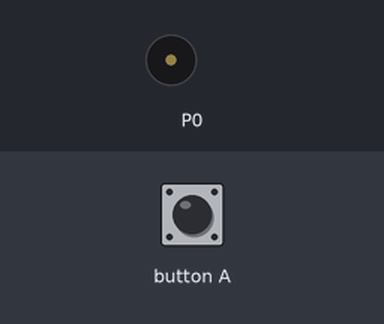
Simulated run of this program. Board: BBC micro:bit (MakeCode). Parts: buzzer (waves = sounding). Inputs (shaded band) come from the test bench.

Above: at 1.2 s.
1.3 s: button A pressed for 0.15 s
At 8.4 s:
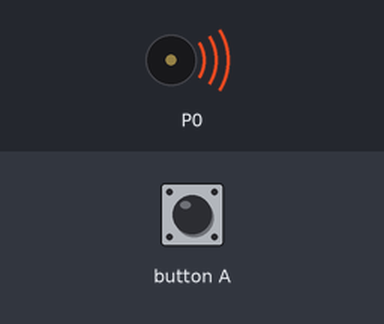
Timing chart, 0 to 10.4 s (numbered marks = the images above; inputs shaded):
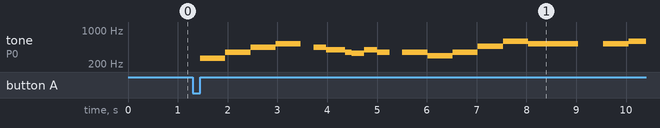

Measured:
- after the input at 1.3 s, tone on P0: plays 262 Hz for 0.51 s, 349 Hz for 0.51 s, 440 Hz for 0.51 s, 523 Hz for 0.50 s, 440 Hz for 0.26 s, 392 Hz for 0.38 s … (18 notes in this stretch), starting after 0.15 s

The program:

main.ts
```typescript
input.onButtonPressed(Button.A, function () {
    music.setVolume(200)
    music.setTempo(120)
    music.play(music.tonePlayable(262, music.beat(BeatFraction.Whole)), music.PlaybackMode.UntilDone)
    music.play(music.tonePlayable(349, music.beat(BeatFraction.Whole)), music.PlaybackMode.UntilDone)
    music.play(music.tonePlayable(440, music.beat(BeatFraction.Whole)), music.PlaybackMode.UntilDone)
    music.play(music.tonePlayable(523, music.beat(BeatFraction.Whole)), music.PlaybackMode.UntilDone)
    music.rest(music.beat(BeatFraction.Half))
    music.play(music.tonePlayable(440, music.beat(BeatFraction.Half)), music.PlaybackMode.UntilDone)
    music.play(music.tonePlayable(392, music.beat(BeatFraction.Half) + music.beat(BeatFraction.Quarter)), music.PlaybackMode.UntilDone)
    music.play(music.tonePlayable(349, music.beat(BeatFraction.Quarter)), music.PlaybackMode.UntilDone)
    music.play(music.tonePlayable(330, music.beat(BeatFraction.Half)), music.PlaybackMode.UntilDone)
    music.play(music.tonePlayable(392, music.beat(BeatFraction.Half)), music.PlaybackMode.UntilDone)
    music.play(music.tonePlayable(349, music.beat(BeatFraction.Half)), music.PlaybackMode.UntilDone)
    music.rest(music.beat(BeatFraction.Half))
    music.play(music.tonePlayable(349, music.beat(BeatFraction.Whole)), music.PlaybackMode.UntilDone)
    music.play(music.tonePlayable(294, music.beat(BeatFraction.Whole)), music.PlaybackMode.UntilDone)
    music.play(music.tonePlayable(349, music.beat(BeatFraction.Whole)), music.PlaybackMode.UntilDone)
    music.play(music.tonePlayable(466, music.beat(BeatFraction.Whole)), music.PlaybackMode.UntilDone)
    music.play(music.tonePlayable(587, music.beat(BeatFraction.Whole)), music.PlaybackMode.UntilDone)
    music.play(music.tonePlayable(523, music.beat(BeatFraction.Double)), music.PlaybackMode.UntilDone)
    music.rest(music.beat(BeatFraction.Whole))
    music.play(music.tonePlayable(523, music.beat(BeatFraction.Whole)), music.PlaybackMode.UntilDone)
    music.play(music.tonePlayable(587, music.beat(BeatFraction.Whole)), music.PlaybackMode.UntilDone)
    music.play(music.tonePlayable(440, music.beat(BeatFraction.Whole)), music.PlaybackMode.UntilDone)
    music.play(music.tonePlayable(523, music.beat(BeatFraction.Whole)), music.PlaybackMode.UntilDone)
    music.play(music.tonePlayable(392, music.beat(BeatFraction.Whole)), music.PlaybackMode.UntilDone)
    music.play(music.tonePlayable(440, music.beat(BeatFraction.Half) + music.beat(BeatFraction.Quarter)), music.PlaybackMode.UntilDone)
    music.play(music.tonePlayable(349, music.beat(BeatFraction.Quarter)), music.PlaybackMode.UntilDone)
    music.play(music.tonePlayable(330, music.beat(BeatFraction.Half)), music.PlaybackMode.UntilDone)
    music.play(music.tonePlayable(349, music.beat(BeatFraction.Half)), music.PlaybackMode.UntilDone)
    music.play(music.tonePlayable(392, music.beat(BeatFraction.Whole)), music.PlaybackMode.UntilDone)
    music.play(music.tonePlayable(440, music.beat(BeatFraction.Whole)), music.PlaybackMode.UntilDone)
    music.play(music.tonePlayable(523, music.beat(BeatFraction.Whole)), music.PlaybackMode.UntilDone)
    music.play(music.tonePlayable(440, music.beat(BeatFraction.Whole)), music.PlaybackMode.UntilDone)
    music.play(music.tonePlayable(349, music.beat(BeatFraction.Whole)), music.PlaybackMode.UntilDone)
    music.play(music.tonePlayable(392, music.beat(BeatFraction.Whole)), music.PlaybackMode.UntilDone)
    music.play(music.tonePlayable(262, music.beat(BeatFraction.Double)), music.PlaybackMode.UntilDone)
    music.rest(music.beat(BeatFraction.Whole))
    music.play(music.tonePlayable(349, music.beat(BeatFraction.Half)), music.PlaybackMode.UntilDone)
    music.play(music.tonePlayable(392, music.beat(BeatFraction.Half)), music.PlaybackMode.UntilDone)
    music.play(music.tonePlayable(440, music.beat(BeatFraction.Half)), music.PlaybackMode.UntilDone)
    music.stopAllSounds()
    music.play(music.tonePlayable(440, music.beat(BeatFraction.Half)), music.PlaybackMode.UntilDone)
    music.play(music.tonePlayable(349, music.beat(BeatFraction.Whole)), music.PlaybackMode.UntilDone)
    music.play(music.tonePlayable(294, music.beat(BeatFraction.Whole)), music.PlaybackMode.UntilDone)
    music.play(music.tonePlayable(392, music.beat(BeatFraction.Whole)), music.PlaybackMode.UntilDone)
    music.play(music.tonePlayable(349, music.beat(BeatFraction.Half) + music.beat(BeatFraction.Quarter)), music.PlaybackMode.UntilDone)
    music.play(music.tonePlayable(330, music.beat(BeatFraction.Quarter)), music.PlaybackMode.UntilDone)
    music.play(music.tonePlayable(349, music.beat(BeatFraction.Half)), music.PlaybackMode.UntilDone)
    music.play(music.tonePlayable(392, music.beat(BeatFraction.Half)), music.PlaybackMode.UntilDone)
    music.play(music.tonePlayable(440, music.beat(BeatFraction.Whole)), music.PlaybackMode.UntilDone)
    music.play(music.tonePlayable(523, music.beat(BeatFraction.Whole)), music.PlaybackMode.UntilDone)
    music.play(music.tonePlayable(587, music.beat(BeatFraction.Whole)), music.PlaybackMode.UntilDone)
    music.play(music.tonePlayable(523, music.beat(BeatFraction.Whole)), music.PlaybackMode.UntilDone)
    music.play(music.tonePlayable(440, music.beat(BeatFraction.Whole)), music.PlaybackMode.UntilDone)
    music.play(music.tonePlayable(349, music.beat(BeatFraction.Whole)), music.PlaybackMode.UntilDone)
    music.play(music.tonePlayable(392, music.beat(BeatFraction.Double)), music.PlaybackMode.UntilDone)
    music.rest(music.beat(BeatFraction.Whole))
    music.play(music.tonePlayable(392, music.beat(BeatFraction.Whole)), music.PlaybackMode.UntilDone)
    music.play(music.tonePlayable(523, music.beat(BeatFraction.Whole)), music.PlaybackMode.UntilDone)
    music.stopAllSounds()
    music.play(music.tonePlayable(523, music.beat(BeatFraction.Half)), music.PlaybackMode.UntilDone)
    music.play(music.tonePlayable(440, music.beat(BeatFraction.Half)), music.PlaybackMode.UntilDone)
    music.play(music.tonePlayable(392, music.beat(BeatFraction.Whole)), music.PlaybackMode.UntilDone)
    music.play(music.tonePlayable(523, music.beat(BeatFraction.Half)), music.PlaybackMode.UntilDone)
    music.play(music.tonePlayable(587, music.beat(BeatFraction.Half)), music.PlaybackMode.UntilDone)
    music.play(music.tonePlayable(659, music.beat(BeatFraction.Whole)), music.PlaybackMode.UntilDone)
    music.stopAllSounds()
    music.play(music.tonePlayable(659, music.beat(BeatFraction.Half)), music.PlaybackMode.UntilDone)
    music.play(music.tonePlayable(587, music.beat(BeatFraction.Half)), music.PlaybackMode.UntilDone)
    music.play(music.tonePlayable(523, music.beat(BeatFraction.Whole)), music.PlaybackMode.UntilDone)
    music.play(music.tonePlayable(494, music.beat(BeatFraction.Whole)), music.PlaybackMode.UntilDone)
    music.play(music.tonePlayable(440, music.beat(BeatFraction.Whole)), music.PlaybackMode.UntilDone)
    music.play(music.tonePlayable(587, music.beat(BeatFraction.Whole)), music.PlaybackMode.UntilDone)
    music.play(music.tonePlayable(523, music.beat(BeatFraction.Whole)), music.PlaybackMode.UntilDone)
    music.play(music.tonePlayable(494, music.beat(BeatFraction.Whole)), music.PlaybackMode.UntilDone)
    music.play(music.tonePlayable(523, music.beat(BeatFraction.Double)), music.PlaybackMode.UntilDone)
    music.rest(music.beat(BeatFraction.Whole))
    music.play(music.tonePlayable(587, music.beat(BeatFraction.Whole)), music.PlaybackMode.UntilDone)
    music.play(music.tonePlayable(523, music.beat(BeatFraction.Whole) + music.beat(BeatFraction.Half)), music.PlaybackMode.UntilDone)
    music.play(music.tonePlayable(466, music.beat(BeatFraction.Half)), music.PlaybackMode.UntilDone)
    music.play(music.tonePlayable(440, music.beat(BeatFraction.Whole)), music.PlaybackMode.UntilDone)
    music.play(music.tonePlayable(392, music.beat(BeatFraction.Whole)), music.PlaybackMode.UntilDone)
    music.stopAllSounds()
    music.play(music.tonePlayable(392, music.beat(BeatFraction.Whole)), music.PlaybackMode.UntilDone)
    music.play(music.tonePlayable(349, music.beat(BeatFraction.Whole)), music.PlaybackMode.UntilDone)
    music.rest(music.beat(BeatFraction.Whole))
    music.play(music.tonePlayable(392, music.beat(BeatFraction.Whole)), music.PlaybackMode.UntilDone)
    music.play(music.tonePlayable(440, music.beat(BeatFraction.Whole) + music.beat(BeatFraction.Half)), music.PlaybackMode.UntilDone)
    music.play(music.tonePlayable(349, music.beat(BeatFraction.Half)), music.PlaybackMode.UntilDone)
    music.play(music.tonePlayable(466, music.beat(BeatFraction.Whole)), music.PlaybackMode.UntilDone)
    music.play(music.tonePlayable(440, music.beat(BeatFraction.Whole)), music.PlaybackMode.UntilDone)
    music.play(music.tonePlayable(392, music.beat(BeatFraction.Double)), music.PlaybackMode.UntilDone)
    music.rest(music.beat(BeatFraction.Whole))
    music.play(music.tonePlayable(440, music.beat(BeatFraction.Whole)), music.PlaybackMode.UntilDone)
    music.play(music.tonePlayable(466, music.beat(BeatFraction.Whole) + music.beat(BeatFraction.Half)), music.PlaybackMode.UntilDone)
    music.play(music.tonePlayable(523, music.beat(BeatFraction.Half)), music.PlaybackMode.UntilDone)
    music.play(music.tonePlayable(587, music.beat(BeatFraction.Whole)), music.PlaybackMode.UntilDone)
    music.play(music.tonePlayable(466, music.beat(BeatFraction.Whole)), music.PlaybackMode.UntilDone)
    music.play(music.tonePlayable(440, music.beat(BeatFraction.Double)), music.PlaybackMode.UntilDone)
    music.play(music.tonePlayable(523, music.beat(BeatFraction.Whole)), music.PlaybackMode.UntilDone)
    music.play(music.tonePlayable(440, music.beat(BeatFraction.Whole)), music.PlaybackMode.UntilDone)
    music.play(music.tonePlayable(392, music.beat(BeatFraction.Whole) + music.beat(BeatFraction.Half)), music.PlaybackMode.UntilDone)
    music.play(music.tonePlayable(349, music.beat(BeatFraction.Half)), music.PlaybackMode.UntilDone)
    music.play(music.tonePlayable(330, music.beat(BeatFraction.Whole)), music.PlaybackMode.UntilDone)
    music.play(music.tonePlayable(392, music.beat(BeatFraction.Whole)), music.PlaybackMode.UntilDone)
    music.play(music.tonePlayable(349, music.beat(BeatFraction.Double)), music.PlaybackMode.UntilDone)
    music.rest(music.beat(BeatFraction.Whole))
    music.play(music.tonePlayable(349, music.beat(BeatFraction.Whole)), music.PlaybackMode.UntilDone)
    music.play(music.tonePlayable(466, music.beat(BeatFraction.Whole)), music.PlaybackMode.UntilDone)
    music.stopAllSounds()
    music.play(music.tonePlayable(466, music.beat(BeatFraction.Whole)), music.PlaybackMode.UntilDone)
    music.play(music.tonePlayable(349, music.beat(BeatFraction.Whole)), music.PlaybackMode.UntilDone)
    music.play(music.tonePlayable(466, music.beat(BeatFraction.Half) + music.beat(BeatFraction.Quarter)), music.PlaybackMode.UntilDone)
    music.play(music.tonePlayable(523, music.beat(BeatFraction.Quarter)), music.PlaybackMode.UntilDone)
    music.play(music.tonePlayable(587, music.beat(BeatFraction.Whole)), music.PlaybackMode.UntilDone)
    music.stopAllSounds()
    music.play(music.tonePlayable(587, music.beat(BeatFraction.Half)), music.PlaybackMode.UntilDone)
    music.play(music.tonePlayable(523, music.beat(BeatFraction.Half)), music.PlaybackMode.UntilDone)
    music.play(music.tonePlayable(466, music.beat(BeatFraction.Half)), music.PlaybackMode.UntilDone)
    music.rest(music.beat(BeatFraction.Half))
    music.play(music.tonePlayable(440, music.beat(BeatFraction.Whole)), music.PlaybackMode.UntilDone)
    music.play(music.tonePlayable(392, music.beat(BeatFraction.Whole)), music.PlaybackMode.UntilDone)
    music.play(music.tonePlayable(466, music.beat(BeatFraction.Half) + music.beat(BeatFraction.Quarter)), music.PlaybackMode.UntilDone)
    music.stopAllSounds()
    music.play(music.tonePlayable(466, music.beat(BeatFraction.Quarter)), music.PlaybackMode.UntilDone)
    music.play(music.tonePlayable(440, music.beat(BeatFraction.Half) + music.beat(BeatFraction.Quarter)), music.PlaybackMode.UntilDone)
    music.play(music.tonePlayable(392, music.beat(BeatFraction.Quarter)), music.PlaybackMode.UntilDone)
    music.play(music.tonePlayable(523, music.beat(BeatFraction.Half) + music.beat(BeatFraction.Quarter)), music.PlaybackMode.UntilDone)
    music.play(music.tonePlayable(466, music.beat(BeatFraction.Quarter)), music.PlaybackMode.UntilDone)
    music.play(music.tonePlayable(440, music.beat(BeatFraction.Whole)), music.PlaybackMode.UntilDone)
    music.play(music.tonePlayable(392, music.beat(BeatFraction.Whole)), music.PlaybackMode.UntilDone)
    music.play(music.tonePlayable(349, music.beat(BeatFraction.Half)), music.PlaybackMode.UntilDone)
    music.rest(music.beat(BeatFraction.Half))
    music.play(music.tonePlayable(349, music.beat(BeatFraction.Whole)), music.PlaybackMode.UntilDone)
    music.play(music.tonePlayable(466, music.beat(BeatFraction.Whole)), music.PlaybackMode.UntilDone)
    music.stopAllSounds()
    music.play(music.tonePlayable(466, music.beat(BeatFraction.Whole)), music.PlaybackMode.UntilDone)
    music.play(music.tonePlayable(349, music.beat(BeatFraction.Whole)), music.PlaybackMode.UntilDone)
    music.play(music.tonePlayable(466, music.beat(BeatFraction.Half) + music.beat(BeatFraction.Quarter)), music.PlaybackMode.UntilDone)
    music.play(music.tonePlayable(523, music.beat(BeatFraction.Quarter)), music.PlaybackMode.UntilDone)
    music.play(music.tonePlayable(587, music.beat(BeatFraction.Whole)), music.PlaybackMode.UntilDone)
    music.stopAllSounds()
    music.play(music.tonePlayable(587, music.beat(BeatFraction.Half) + music.beat(BeatFraction.Quarter)), music.PlaybackMode.UntilDone)
    music.play(music.tonePlayable(523, music.beat(BeatFraction.Quarter)), music.PlaybackMode.UntilDone)
    music.play(music.tonePlayable(466, music.beat(BeatFraction.Half)), music.PlaybackMode.UntilDone)
    music.rest(music.beat(BeatFraction.Half))
    music.play(music.tonePlayable(440, music.beat(BeatFraction.Whole)), music.PlaybackMode.UntilDone)
    music.play(music.tonePlayable(392, music.beat(BeatFraction.Whole)), music.PlaybackMode.UntilDone)
    music.play(music.tonePlayable(523, music.beat(BeatFraction.Half) + music.beat(BeatFraction.Quarter)), music.PlaybackMode.UntilDone)
    music.stopAllSounds()
    music.play(music.tonePlayable(523, music.beat(BeatFraction.Quarter)), music.PlaybackMode.UntilDone)
    music.play(music.tonePlayable(466, music.beat(BeatFraction.Half) + music.beat(BeatFraction.Quarter)), music.PlaybackMode.UntilDone)
    music.play(music.tonePlayable(440, music.beat(BeatFraction.Quarter)), music.PlaybackMode.UntilDone)
    music.play(music.tonePlayable(587, music.beat(BeatFraction.Half) + music.beat(BeatFraction.Quarter)), music.PlaybackMode.UntilDone)
    music.play(music.tonePlayable(523, music.beat(BeatFraction.Quarter)), music.PlaybackMode.UntilDone)
    music.play(music.tonePlayable(466, music.beat(BeatFraction.Half)), music.PlaybackMode.UntilDone)
    music.rest(music.beat(BeatFraction.Half))
    music.play(music.tonePlayable(349, music.beat(BeatFraction.Whole)), music.PlaybackMode.UntilDone)
    music.play(music.tonePlayable(466, music.beat(BeatFraction.Whole)), music.PlaybackMode.UntilDone)
    basic.pause(5000)
})
```

test.ts
```typescript
// tests go here; this will not be compiled when this package is used as an extension.
```
